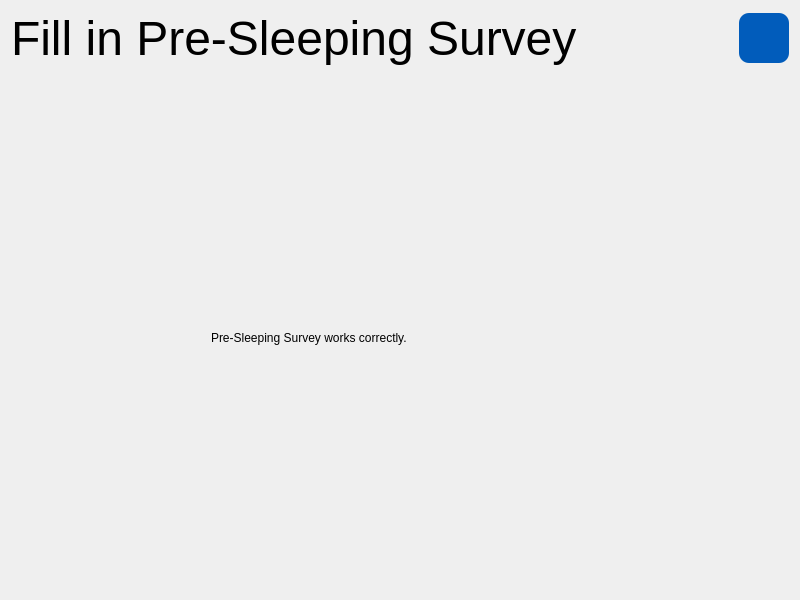
<?xml version="1.0" encoding="UTF-8"?>
<ui version="4.0">
 <class>Widget</class>
 <widget class="QWidget" name="Widget">
  <property name="geometry">
   <rect>
    <x>0</x>
    <y>0</y>
    <width>800</width>
    <height>600</height>
   </rect>
  </property>
  <property name="sizePolicy">
   <sizepolicy hsizetype="Expanding" vsizetype="Expanding">
    <horstretch>0</horstretch>
    <verstretch>0</verstretch>
   </sizepolicy>
  </property>
  <property name="maximumSize">
   <size>
    <width>3840</width>
    <height>2160</height>
   </size>
  </property>
  <property name="windowTitle">
   <string>Fill in Pre-Sleeping Survey</string>
  </property>
  <layout class="QVBoxLayout" name="verticalLayout">
   <item>
    <layout class="QHBoxLayout" name="horizontalLayout_4">
     <property name="sizeConstraint">
      <enum>QLayout::SizeConstraint::SetMaximumSize</enum>
     </property>
     <item>
      <widget class="QLabel" name="widget_title">
       <property name="maximumSize">
        <size>
         <width>16777215</width>
         <height>100</height>
        </size>
       </property>
       <property name="font">
        <font>
         <family>Arial</family>
         <pointsize>36</pointsize>
        </font>
       </property>
       <property name="text">
        <string>Fill in Pre-Sleeping Survey</string>
       </property>
      </widget>
     </item>
     <item>
      <spacer name="horizontalSpacer">
       <property name="orientation">
        <enum>Qt::Orientation::Horizontal</enum>
       </property>
       <property name="sizeHint" stdset="0">
        <size>
         <width>40</width>
         <height>20</height>
        </size>
       </property>
      </spacer>
     </item>
     <item>
      <widget class="QPushButton" name="button_info">
       <property name="minimumSize">
        <size>
         <width>50</width>
         <height>50</height>
        </size>
       </property>
       <property name="maximumSize">
        <size>
         <width>50</width>
         <height>50</height>
        </size>
       </property>
       <property name="styleSheet">
        <string notr="true">QPushButton {
    color: rgb(255, 255, 255);
    background-color: rgb(1, 92, 187);
    border: 1px;
    border-radius: 10px;
}

QPushButton:hover {
    color: rgb(220,221,229);
    background-color: rgb(37, 150, 190);
}

QPushButton:pressed {
    color: rgb(220,221,229);
    background-color: rgb(37, 150, 190);
}</string>
       </property>
       <property name="text">
        <string/>
       </property>
       <property name="icon">
        <iconset theme="QIcon::ThemeIcon::DialogInformation"/>
       </property>
       <property name="iconSize">
        <size>
         <width>40</width>
         <height>40</height>
        </size>
       </property>
      </widget>
     </item>
    </layout>
   </item>
   <item>
    <widget class="QWidget" name="widget_body" native="true">
     <property name="sizePolicy">
      <sizepolicy hsizetype="Expanding" vsizetype="Expanding">
       <horstretch>0</horstretch>
       <verstretch>0</verstretch>
      </sizepolicy>
     </property>
     <property name="maximumSize">
      <size>
       <width>3840</width>
       <height>2160</height>
      </size>
     </property>
     <widget class="QLabel" name="label_body">
      <property name="geometry">
       <rect>
        <x>200</x>
        <y>160</y>
        <width>391</width>
        <height>211</height>
       </rect>
      </property>
      <property name="font">
       <font>
        <bold>false</bold>
       </font>
      </property>
      <property name="text">
       <string>Pre-Sleeping Survey works correctly.</string>
      </property>
     </widget>
    </widget>
   </item>
  </layout>
 </widget>
 <resources/>
 <connections/>
</ui>
